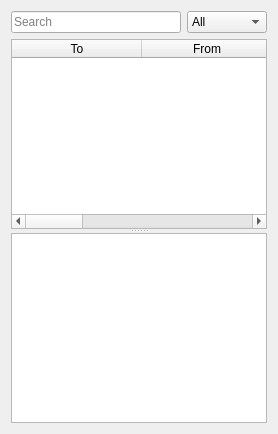
      <widget class="QWidget" name="sent">
       <attribute name="icon">
        <iconset resource="bitmessage_icons.qrc">
         <normaloff>:/newPrefix/images/sent.png</normaloff>:/newPrefix/images/sent.png</iconset>
       </attribute>
       <attribute name="title">
        <string>Sent</string>
       </attribute>
       <layout class="QVBoxLayout" name="verticalLayout">
        <item>
         <layout class="QHBoxLayout" name="horizontalLayout">
          <property name="topMargin">
           <number>0</number>
          </property>
          <item>
           <widget class="QWidget" name="widgetSentFilters" native="true">
            <property name="sizePolicy">
             <sizepolicy hsizetype="Preferred" vsizetype="Fixed">
              <horstretch>0</horstretch>
              <verstretch>0</verstretch>
             </sizepolicy>
            </property>
            <layout class="QHBoxLayout" name="horizontalLayout_2">
             <property name="leftMargin">
              <number>0</number>
             </property>
             <property name="topMargin">
              <number>0</number>
             </property>
             <property name="rightMargin">
              <number>0</number>
             </property>
             <property name="bottomMargin">
              <number>0</number>
             </property>
             <item>
              <widget class="QLineEdit" name="sentSearchLineEdit">
               <property name="placeholderText">
                <string>Search</string>
               </property>
              </widget>
             </item>
             <item>
              <widget class="QComboBox" name="sentSearchOptionCB">
               <item>
                <property name="text">
                 <string>All</string>
                </property>
               </item>
               <item>
                <property name="text">
                 <string>To</string>
                </property>
               </item>
               <item>
                <property name="text">
                 <string>From</string>
                </property>
               </item>
               <item>
                <property name="text">
                 <string>Subject</string>
                </property>
               </item>
               <item>
                <property name="text">
                 <string>Message</string>
                </property>
               </item>
              </widget>
             </item>
            </layout>
           </widget>
          </item>
         </layout>
        </item>
        <item>
         <widget class="QSplitter" name="splitter_2">
          <property name="orientation">
           <enum>Qt::Vertical</enum>
          </property>
          <widget class="QTableWidget" name="tableWidgetSent">
           <property name="editTriggers">
            <set>QAbstractItemView::NoEditTriggers</set>
           </property>
           <property name="dragDropMode">
            <enum>QAbstractItemView::DragDrop</enum>
           </property>
           <property name="alternatingRowColors">
            <bool>true</bool>
           </property>
           <property name="selectionMode">
            <enum>QAbstractItemView::ExtendedSelection</enum>
           </property>
           <property name="selectionBehavior">
            <enum>QAbstractItemView::SelectRows</enum>
           </property>
           <property name="sortingEnabled">
            <bool>true</bool>
           </property>
           <property name="wordWrap">
            <bool>false</bool>
           </property>
           <attribute name="horizontalHeaderCascadingSectionResizes">
            <bool>true</bool>
           </attribute>
           <attribute name="horizontalHeaderDefaultSectionSize">
            <number>130</number>
           </attribute>
           <attribute name="horizontalHeaderHighlightSections">
            <bool>false</bool>
           </attribute>
           <attribute name="horizontalHeaderShowSortIndicator" stdset="0">
            <bool>false</bool>
           </attribute>
           <attribute name="horizontalHeaderStretchLastSection">
            <bool>true</bool>
           </attribute>
           <attribute name="verticalHeaderVisible">
            <bool>false</bool>
           </attribute>
           <attribute name="verticalHeaderStretchLastSection">
            <bool>false</bool>
           </attribute>
           <column>
            <property name="text">
             <string>To</string>
            </property>
           </column>
           <column>
            <property name="text">
             <string>From</string>
            </property>
           </column>
           <column>
            <property name="text">
             <string>Subject</string>
            </property>
           </column>
           <column>
            <property name="text">
             <string>Status</string>
            </property>
           </column>
          </widget>
          <widget class="QTextEdit" name="textEditSentMessage">
           <property name="readOnly">
            <bool>true</bool>
           </property>
          </widget>
         </widget>
        </item>
       </layout>
      </widget>
